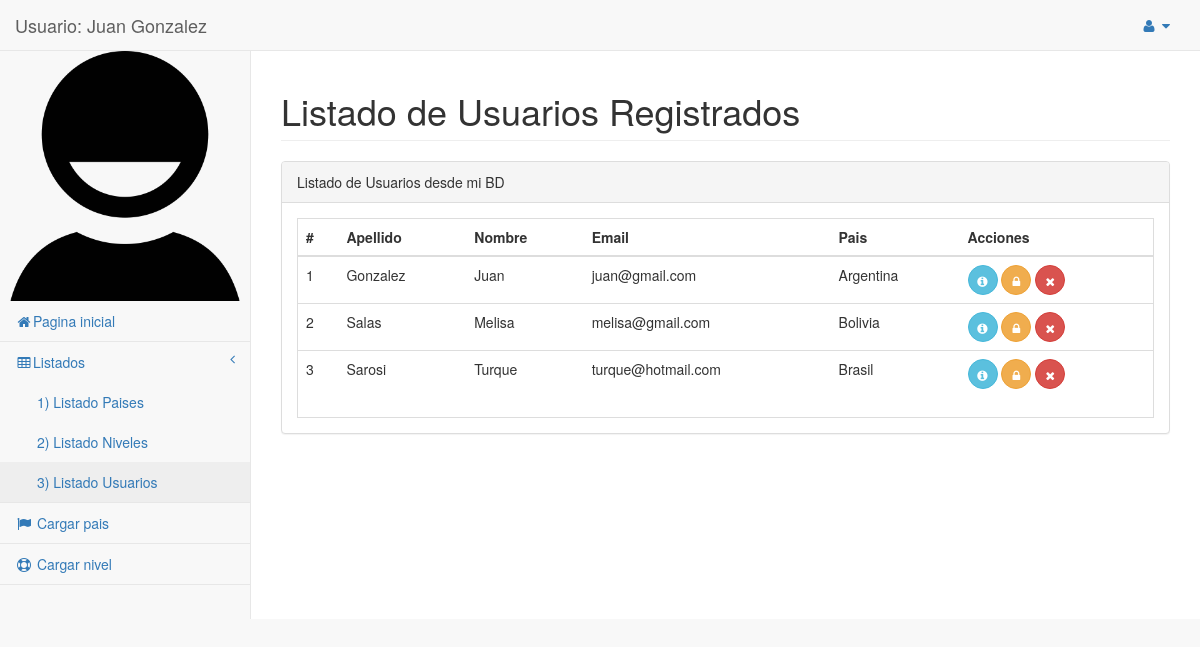
The app's page /listado_usuarios.php (signed in) with its own data.
### tables this page shows
CREATE TABLE IF NOT EXISTS `usuarios` (
  `id` int(11) NOT NULL AUTO_INCREMENT,
  `Nombre` varchar(50) NOT NULL,
  `Apellido` varchar(50) NOT NULL,
  `Email` varchar(50) NOT NULL,
  `Clave` varchar(15) NOT NULL,
  `idNvel` int(11) NOT NULL,
  `idPais` int(11) NOT NULL,
  `FechaCreacion` date NOT NULL,
  `Sexo` varchar(1) NOT NULL,
  `Imagen` varchar(100) DEFAULT NULL,
  `Activo` tinyint(1) DEFAULT NULL,
  PRIMARY KEY (`id`)
);

CREATE TABLE IF NOT EXISTS `paises` (
  `id` int(11) NOT NULL AUTO_INCREMENT,
  `denominacion` varchar(50) NOT NULL,
  PRIMARY KEY (`id`)
);

### funciones/select_usuarios.php (called while the page is built)
<?php
function Listar_Usuarios($vConexion)
{
    $Listado = array();
    $SQL = "SELECT U.id, U.Nombre, U.Apellido, U.Email, N.denominacion as Nivel, P.denominacion as Pais, U.Sexo
        FROM usuarios U, niveles N, paises P
        WHERE U.idPais=P.id AND U.idNvel=N.id
        ORDER BY U.Apellido, U.Nombre";
    $rs = mysqli_query($vConexion, $SQL);
    $i = 0;
    while ($data = mysqli_fetch_array($rs)) {
        $Listado[$i]['ID'] = $data['id'];
        $Listado[$i]['NOMBRE'] = $data['Nombre'];
        $Listado[$i]['APELLIDO'] = $data['Apellido'];
        $Listado[$i]['EMAIL'] = $data['Email'];
        $Listado[$i]['NIVEL'] = $data['Nivel'];
        $Listado[$i]['PAIS'] = $data['Pais'];
        $Listado[$i]['SEXO'] = $data['Sexo'];
        $i++;
    }
    return $Listado;
}

### listado_usuarios.php (the view, shortened to what this page needs)
<?php
$MiConexion = ConexionBD();
require_once 'funciones/select_usuarios.php';
$ListadoUsuarios = Listar_Usuarios($MiConexion);
$CantidadUsuarios = count($ListadoUsuarios);
?>
<?php require_once 'header.inc.php'; ?>
</head>
<body>
    <div id="wrapper">
        <nav class="navbar navbar-default navbar-static-top" role="navigation" style="margin-bottom: 0">
            <div class="navbar-header">
                <a class="navbar-brand" href="index.php">
                Usuario:  <?php echo $_SESSION['Usuario_Nombre'].' '.$_SESSION['Usuario_Apellido']; ?>
                </a>
            </div>
            <?php require_once 'user.inc.php'; ?>
            <?php require_once 'menu.inc.php'; ?>
        </nav>
        <div id="page-wrapper">
            <div class="row">
                <div class="col-lg-12">
                    <h1 class="page-header">Listado de Usuarios Registrados</h1>
                </div>
            </div>
            <div class="row">
                <div class="col-lg-12">
                    <div class="panel panel-default">
                        <div class="panel-heading">
                            Listado de Usuarios desde mi BD
                        </div>
                        <div class="panel-body">
                            <div class="table-responsive table-bordered">
                                <table class="table">
                                    <thead>
                                        <tr>
                                            <th>#</th>
                                            <th>Apellido</th>
                                            <th>Nombre</th>
                                            <th>Email</th>
                                            <th>Pais</th>
                                            <th>Acciones</th>
                                        </tr>
                                    </thead>
                                    <tbody>
                                        <?php for ($i=0; $i<$CantidadUsuarios; $i++) { ?>
                                            <tr>
                                            <td><?php echo $ListadoUsuarios[$i]['ID']; ?></td>
                                            <td><?php echo $ListadoUsuarios[$i]['APELLIDO']; ?></td>
                                            <td><?php echo $ListadoUsuarios[$i]['NOMBRE']; ?></td>
                                            <td><?php echo $ListadoUsuarios[$i]['EMAIL']; ?></td>
                                            <td><?php echo $ListadoUsuarios[$i]['PAIS']; ?></td>
                                            <td>
                                            <a class="btn btn-success btn-circle btn-info " href="#" role="button" title="Ver datos">
                                                <i class="fa fa-info-circle"></i>
                                            </a>
                                            <a class="btn btn-success btn-circle btn-warning" href="#" role="button" title="Anular acceso">
                                                <i class="fa fa-lock"></i>
                                            </a>
                                            <a class="btn btn-success btn-circle btn-danger " href="#" role="button" title="Borrar">
                                                <i class="fa fa-times"></i>
                                            </a>
                                            </td>
                                            </tr>
                                        <?php } ?>
                                    </tbody>
                                </table>
                            </div>
                        </div>
                    </div>
                </div>
            </div>
                </div>
            </div>
<?php require_once 'footer.inc.php'; ?>

### records on screen
usuarios: id "1", Apellido "Gonzalez", Nombre "Juan", Email "juan@gmail.com", idPais.denominacion "Argentina"
usuarios: id "2", Apellido "Salas", Nombre "Melisa", Email "melisa@gmail.com", idPais.denominacion "Bolivia"
usuarios: id "3", Apellido "Sarosi", Nombre "Turque", Email "turque@hotmail.com", idPais.denominacion "Brasil"

### other values on screen
$_SESSION['Usuario_Nombre'] "Juan"
$_SESSION['Usuario_Apellido'] "Gonzalez"
